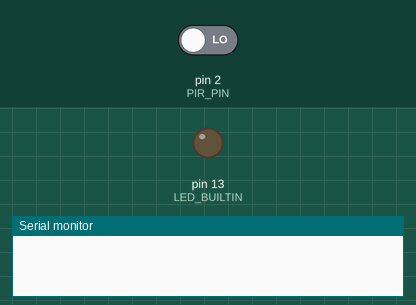
A sketch run on a simulated Arduino Uno, built with avr-gcc and run on an emulated ATmega328P. On the bench: output pins drawn as LEDs (lit = HIGH), the last lines printed to the serial monitor. The inputs (shaded band) are chosen by the test bench; at power-on: pin 2 (PIR_PIN) LOW. The modem accepts every AT command (registered, SIM ready, sends succeed) and sends nothing else.

Above: at 2.2 s.
2.3 s: pin 2 (PIR_PIN) driven HIGH
At 3.6 s:
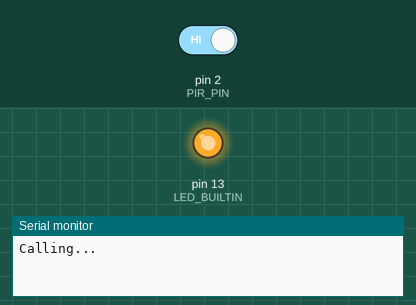
Timing chart, 0 to 5.3 s (numbered marks = the images above; inputs shaded):
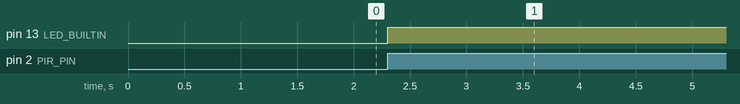

The sketch:

SIM800C_and_PIR_sensor.ino
```cpp
#include <SoftwareSerial.h>

SoftwareSerial sim800c(9, 10); // RX, TX

#define PIR_PIN 2

void setup() {
  pinMode(PIR_PIN, INPUT);
  pinMode(LED_BUILTIN, OUTPUT);
  Serial.begin(9600);
  sim800c.begin(9600);
  delay(1000);
}

void loop() {
  int pirState = digitalRead(PIR_PIN);

  if (pirState == HIGH) {
    digitalWrite(LED_BUILTIN, HIGH); // Turn on built-in LED
    makeCall();
    delay(5000); // Delay to avoid multiple triggers
  } else {
    digitalWrite(LED_BUILTIN, LOW); // Turn off built-in LED
  }
}

void makeCall() {
  sim800c.println("ATD+917305800719;"); // Replace the number with the desired phone number
  Serial.println("Calling..."); // Print response over the serial port
  delay(1000);
}
```

Measured:
- after the input at 2.3 s, pin 13 (LED_BUILTIN): LOW → HIGH at once
